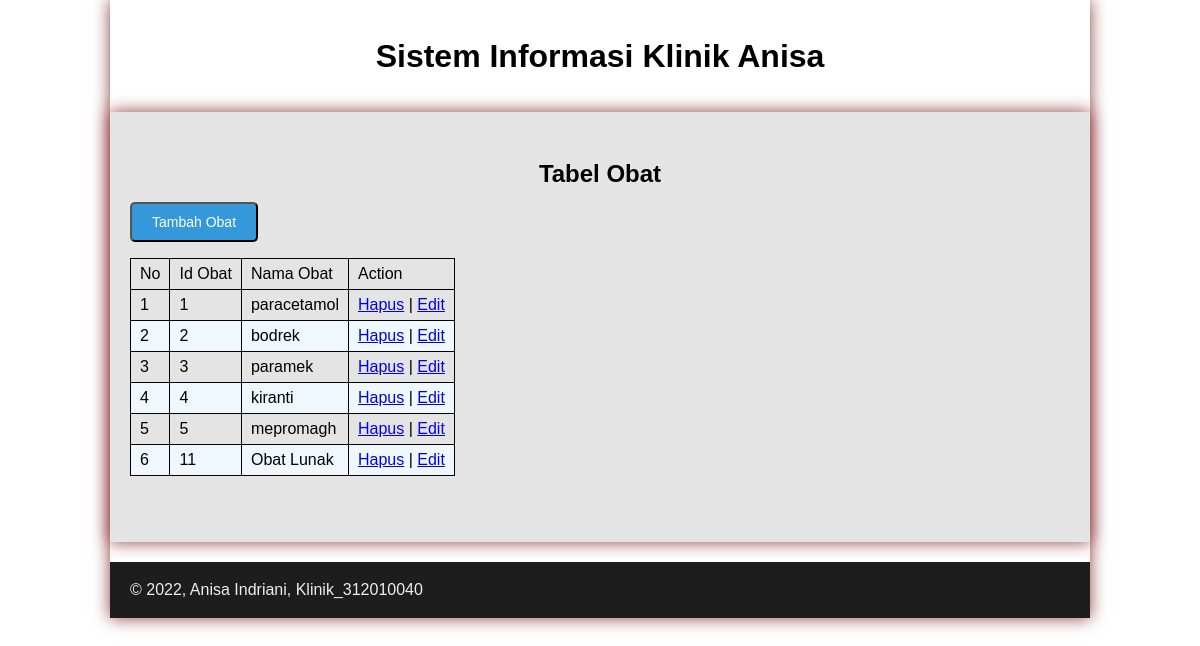
Page /obat/obat.php (signed in) on the committed database.
### tables this page shows
CREATE TABLE `obat` (
  `id_obat` int NOT NULL,
  `nama_obat` varchar(100) DEFAULT NULL
);

### obat/obat.php (the view)
<?php require('../main/header.php'); ?>
<div id="container">
  <div id="hero">
    <h2 align="center">Tabel Obat</h2>
    <br />
		<button onclick="location.href='obat_tambah.php'" style="background-color:#3498db; cursor:pointer;"> Tambah Obat</button>
    <table class="table" style="margin-top:1rem; margin-bottom:1rem;">
      <thead>
        <tr>
          <td>No</td>
          <td>Id Obat</td>
          <td>Nama Obat</td>
          <td>Action</td>
        </tr>
      </thead>
      <?php
				$no = 1;
				$query = mysqli_query($con, 'SELECT * FROM obat');
				while ($data = mysqli_fetch_array($query)) {?>
      <tr>
        <td><?= $no++ ?></td>
        <td><?= $data['id_obat'] ?></td>
        <td><?= $data['nama_obat'] ?></td>
				<td><a href="obat_hapus.php?id=<?= $data['id_obat'];?>" onclick="return confirm('Yakin data <?= $data['nama_obat'];?> akan dihapus ?')">Hapus</a> | <a href="obat_ubah.php?id=<?= $data['id_obat'];?>">Edit</a></td>
      </tr>
      <?php } ?>
    </table>
  </div>
</div>
<?php require('../main/footer.php'); ?>

### main/header.php (shortened to what this page needs)
<!DOCTYPE html>
<html lang="en">
<head>
	<link href="../style.css" rel="stylesheet" type="text/css" />
</head>
<body>
	<div id="container">
		<header>
			<h1 align="center">Sistem Informasi Klinik Anisa</h1>
		</header>

### main/footer.php
<footer>
	<p>&copy; 2022, Anisa Indriani, Klinik_312010040</p>
</footer>
</div>
</body>
</html>

### style.css (style rules this page uses)
* { margin: 0; padding: 0; }
body { line-height:1; font-size:100%; font-family:'Open Sans', sans-serif; color:#000000; }
#container { width: 980px; margin: 0 auto; box-shadow: 0 0 1em #913e3e; }
header { padding: 20px; }
header h1 { margin: 20px 10px; color: #000000; }
footer { clear:both; background-color:#1d1d1d; padding:20px; color:#eee; }
body { font-family: sans-serif; }
table { border-collapse: collapse; }
th, td { border: 1px solid rgb(0, 0, 0); font-size: 16px; padding: 7px 9px; }
table tr:nth-child(even) { background:#F0F8FF; }
#hero { background-color: #e4e4e5; padding: 50px 20px; margin-bottom: 20px; }
button { font-size: 14px; background-color: #3f3f3f; color: white; border-radius: 5px; padding: 10px 20px; margin-top: 8x; }

### rows in the picture
obat: id_obat "1", nama_obat "paracetamol"
obat: id_obat "2", nama_obat "bodrek"
obat: id_obat "3", nama_obat "paramek"
obat: id_obat "4", nama_obat "kiranti"
obat: id_obat "5", nama_obat "mepromagh"
obat: id_obat "11", nama_obat "Obat Lunak"
